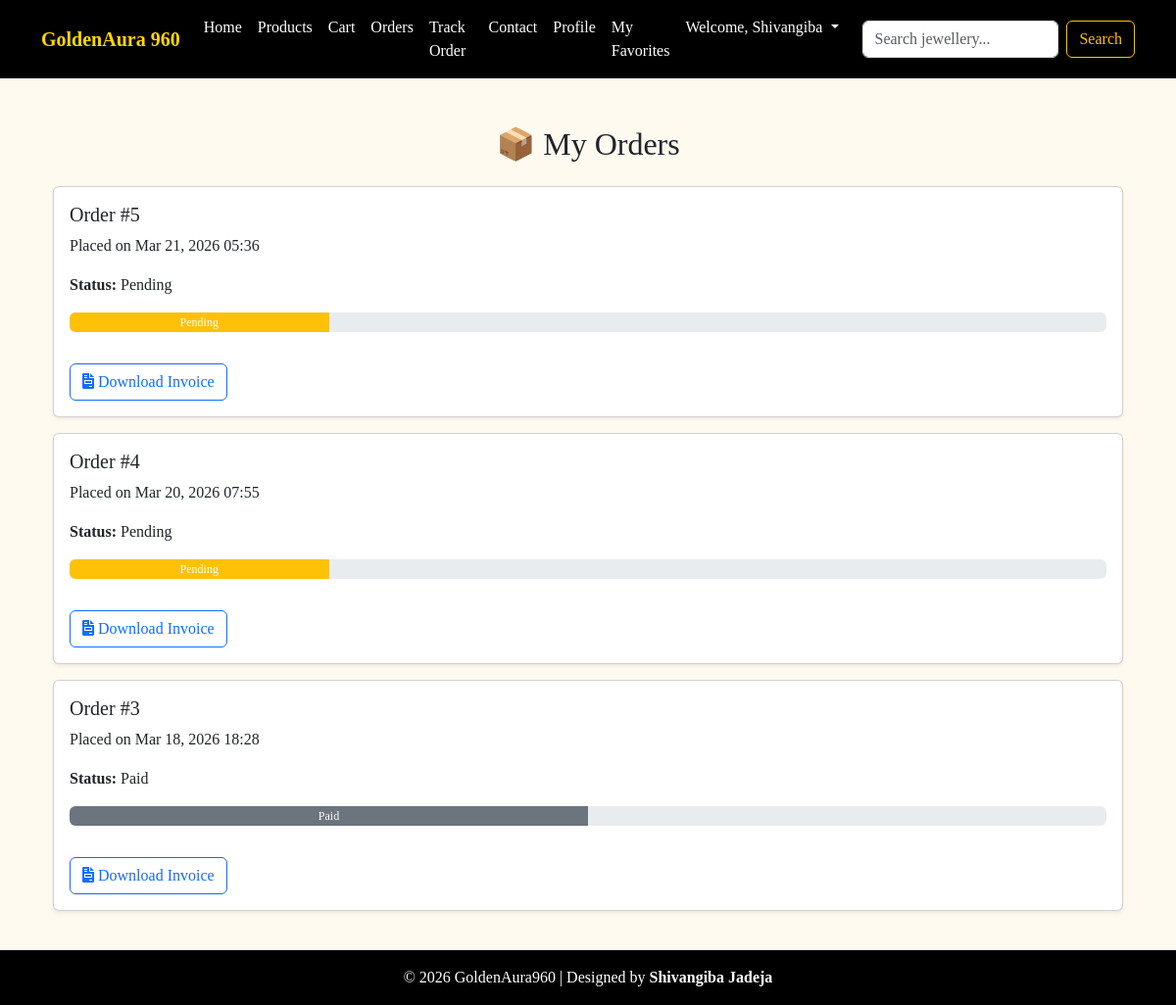
/orders/ (signed in), run on an earlier commit of the app's database.
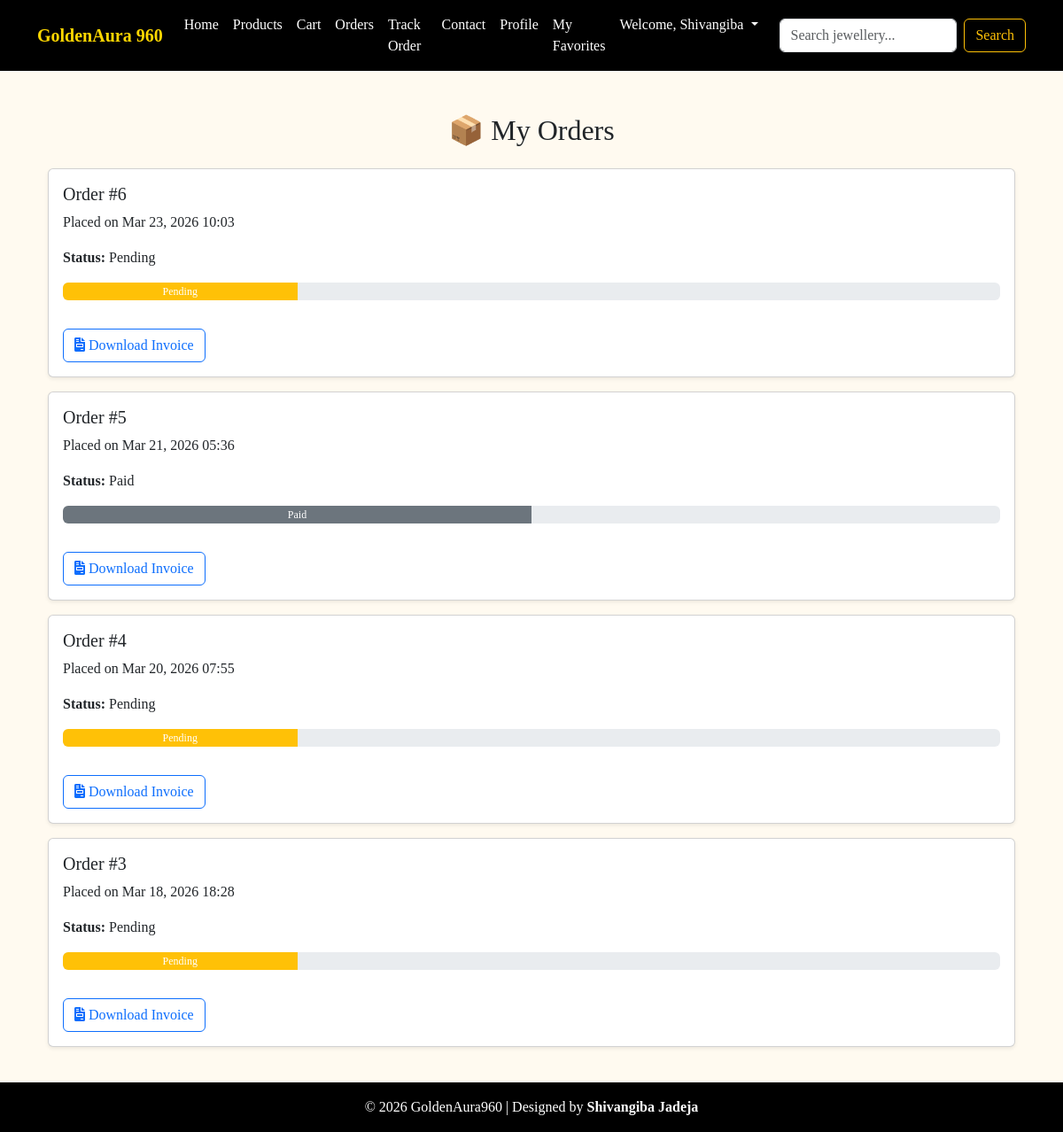
And on a later commit of the database.
### store/models.py (models this page shows, shortened)
class Order(models.Model):
    STATUS_CHOICES = [
        ("Pending", "Pending"),
        ("Paid", "Paid"),
        ("Shipped", "Shipped"),
        ("Delivered", "Delivered"),
        ("Cancelled", "Cancelled"),
    ]
    user = models.ForeignKey(User, on_delete=models.CASCADE)
    products = models.ManyToManyField("Product")
    status = models.CharField(max_length=20, choices=STATUS_CHOICES, default="Pending")
    payment_method = models.CharField(max_length=20)
    created_at = models.DateTimeField(auto_now_add=True)

### store/views.py (the view)
# urls.py: path("orders/", views.order_history, name="order_history"),
@login_required
def order_history(request):
    orders = Order.objects.filter(user=request.user).order_by("-created_at")
    return render(request, "store/order_history.html", {"orders": orders})

### store/templates/store/order_history.html (shortened to what this page needs)
{% extends "store/base.html" %}
{% block content %}
<div class="container mt-4">
  <h2 class="mb-4 text-center">📦 My Orders</h2>
  {% for order in orders %}
    <div class="card mb-3 shadow-sm">
      <div class="card-body">
        <h5 class="card-title">Order #{{ order.id }}</h5>
        <p class="card-text">Placed on {{ order.created_at|date:"M d, Y H:i" }}</p>
        <p class="card-text"><strong>Status:</strong> {{ order.status }}</p>
        <div class="progress mb-3" style="height: 20px;">
  {% if order.status == "Pending" %}
    <div class="progress-bar bg-warning" style="width: 25%;">Pending</div>
  {% elif order.status == "Paid" %}
    <div class="progress-bar bg-secondary" style="width: 50%;">Paid</div>
  {% elif order.status == "Shipped" %}
    <div class="progress-bar bg-info" style="width: 75%;">Shipped</div>
  {% elif order.status == "Delivered" %}
    <div class="progress-bar bg-success" style="width: 100%;">Delivered</div>
  {% elif order.status == "Cancelled" %}
    <div class="progress-bar bg-danger" style="width: 100%;">Cancelled</div>
  {% endif %}
</div>
        <a href="{% url 'generate_invoice' order.id %}" target="_blank" class="btn btn-outline-primary mt-3">
          <i class="fas fa-file-invoice"></i> Download Invoice
        </a>
      </div>
    </div>
  {% empty %}
    <p class="text-center text-muted">You have no orders yet.</p>
  {% endfor %}
</div>
{% endblock %}

What changed in the data, as far as the page shows it:
added Order: id "6", created_at "Mar 23, 2026 10:03", status "Pending"
changed Order id 5: status "Pending" → "Paid"
changed Order "Mar 18, 2026 18:28": status "Paid" → "Pending"
